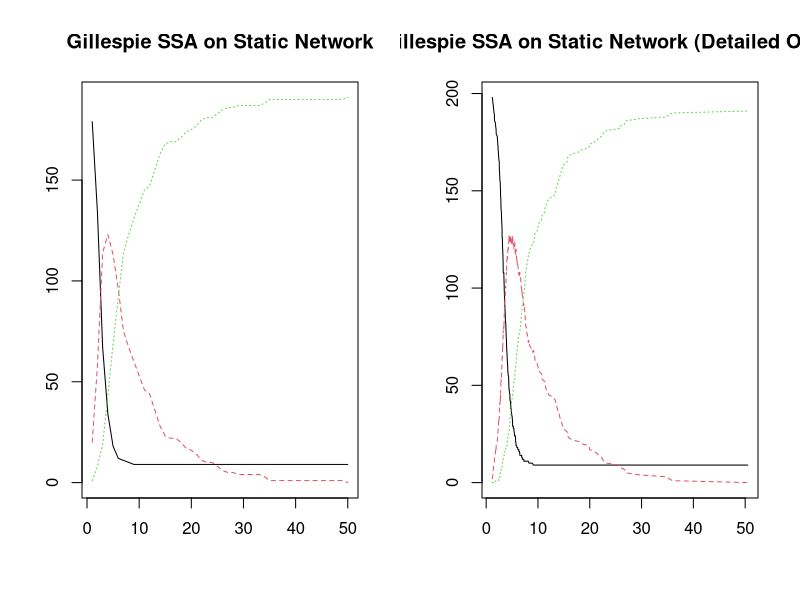

The R source for this figure:
#Gillespie SSA to run SIR model on static network (simulation of time-homogeneous CTMC on static network medium)
sir_homogeneous <- function(n_nodes, edge, root, beta, mu, t_end, info=TRUE, detail=FALSE){
  
  output <- vector(mode="list",length=t_end)
  
  #return vector of node states after each transition
  if(detail){
    delta_t <- 0.0
    detail_out <- vector(mode="list",length=5e3L)
    detail_i <- 1L
  }  

  x <- rep("s",n_nodes) #set node states to S 
  x[root] <- "i" #set state of root node to I
  
  m_I <- root #list of infected nodes
  N_I <- 1 #number of infected nodes
  N_R <- 0 #number of recovered nodes
  Mu <- mu #cumulative recovery rate
  tau <- rexp(n=1,rate=1) #draw tau Exp(1)
  
  #run through the time-steps:
  for(t in 1:t_end){
    
    #print simulation diagnostics
    if(info){
      print(paste0("current t: ",t,", number infected: ",N_I,", number recovered: ",N_R,", number susceptible: ",n_nodes-N_I-N_R))
    }
    
    #update list of possible S to I transitions
    m_SI <- NULL #S nodes in contact with I nodes
    for(k in 1:nrow(edge)){
      i <- edge[k,1]
      j <- edge[k,2]
      if(x[i] == "s" & x[j] == "i"){
        m_SI <- c(m_SI,i)
      } else if(x[i] == "i" & x[j] == "s"){
        m_SI <- c(m_SI,j)
      } else {
        next()
      }
    } #end for
    
    M_SI <- length(m_SI)
    Beta <- beta*M_SI #cumulative infection rate
    Lambda <- Mu + Beta #cumulative transition rate
    
    #check if a transition takes place
    if(tau >= Lambda){ #no transition
      tau = tau - Lambda
    } else { #at least one transition
      xi = 1.0 #remaining fraction of time-step
      while(tau < xi*Lambda){
        xi <- xi - tau/Lambda #fraction of time-step left after transition
        z <- runif(n=1,min=0,max=Lambda-.Machine$double.eps)
        if(z < Beta){ #S to I transition
          if(length(m_SI)==1){ #drawn m at random from m_SI
            m <- m_SI
          } else {
            m <- sample(x=m_SI,size=1) 
          }
          x[m] <- "i"
          m_I <- c(m_I,m)
          N_I <- N_I + 1
          Mu <- Mu + mu
        } else { #I to R transition
          if(length(m_I)==1){ #draw m at random from m_I
            m <- m_I
          } else {
            m <- sample(x=m_I,size=1) 
          }
          x[m] <- "r"
          m_I <- m_I[-which(m_I==m)] #remove m from m_I
          N_I <- N_I - 1
          N_R <- N_R + 1
          Mu <- Mu - mu
        } #end if
        
        #update list of S to I transitions and rates
        m_SI <- NULL #S nodes in contact with I nodes
        for(k in 1:nrow(edge)){
          i <- edge[k,1]
          j <- edge[k,2]
          if(x[i] == "s" & x[j] == "i"){
            m_SI <- c(m_SI,i)
          } else if(x[i] == "i" & x[j] == "s"){
            m_SI <- c(m_SI,j)
          } else {
            next()
          }
        } #end for
        
        #return detailed output
        if(detail){
          if(detail_i > length(detail_out)){ #expand list
            detail_out <- c(detail_out,vector(mode="list",length=100))
          }
          detail_out[[detail_i]]$x <- x
          # detail_out[[detail_i]]$time <- t + (tau / Lambda)
          detail_out[[detail_i]]$time <- t + (1-xi)
          detail_i <- detail_i + 1L
        }
        
        M_SI <- length(m_SI)
        Beta <- beta*M_SI #cumulative infection rate
        Lambda <- Mu + Beta #cumulative transition rate
        
        tau = rexp(n=1,rate=1) #draw new tau
        
        #DEBUG
        if(n_nodes-N_I-N_R < 0){
          browser()
        }
        
      } #end while
    } #end if
    
    #write out desired quantities
    output[[t]]$x <- x
    output[[t]]$m_SI <- m_SI
    output[[t]]$m_I <- m_I
    output[[t]]$N_I <- N_I
    output[[t]]$N_R <- N_R
    
    if(N_I==0){
      break()
    }
    
  } #end for
  
  #return output
  if(detail){
    return(list(output=Filter(Negate(is.null),output),
                detail_out=Filter(Negate(is.null),detail_out)))
  } else {
    return(Filter(Negate(is.null),output))
  }
}

library(compiler)
sir_homogeneous <- cmpfun(sir_homogeneous)

#generate the network medium the simulation will be run on
library(igraph)
n_nodes <- 200
erdos <- erdos.renyi.game(n=n_nodes,p=0.025,directed=FALSE,loops=FALSE)
erdos_edge <- as_edgelist(erdos)
erdos_edge <- erdos_edge[order(erdos_edge[,1]),]
beta <- 3*(0.15) # effective contact rate X transmission probability
mu <- 1/5 # 1 / infectious duration
# set.seed(1)
sir_out <- sir_homogeneous(n_nodes=n_nodes,edge=erdos_edge,root=5,beta=beta,mu=mu,
                           t_end=50,info=TRUE,detail=TRUE)

sir_out_dat <- matrix(NA,nrow=length(sir_out$output),ncol=3)
sir_out_dat[,1] <- sapply(sir_out$output,function(x){n_nodes - x$N_I - x$N_R}) #S
sir_out_dat[,2] <- sapply(sir_out$output,function(x){x$N_I}) #I
sir_out_dat[,3] <- sapply(sir_out$output,function(x){x$N_R}) #R

get_state <- function(x){
  tab <- table(x)
  if(!"s" %in% names(tab)){
    tab[["s"]] <- 0
  }
  if(!"i" %in% names(tab)){
    tab[["i"]] <- 0
  }
  if(!"r" %in% names(tab)){
    tab[["r"]] <- 0
  }
  return(tab[c("s","i","r")])
}
sir_out_detail <- t(sapply(sir_out$detail_out,function(x){
  get_state(x$x)
}))
sir_out_detail_time <- sapply(sir_out$detail_out,function(x){x$time})

par(mfrow=c(1,2))
matplot(sir_out_dat,type="l",ylab="",main="Gillespie SSA on Static Network")
matplot(sir_out_detail_time[order(sir_out_detail_time)],sir_out_detail[order(sir_out_detail_time),],
        type="l",xlab="",ylab="",main="Gillespie SSA on Static Network (Detailed Output)")
par(mfrow=c(1,1))
